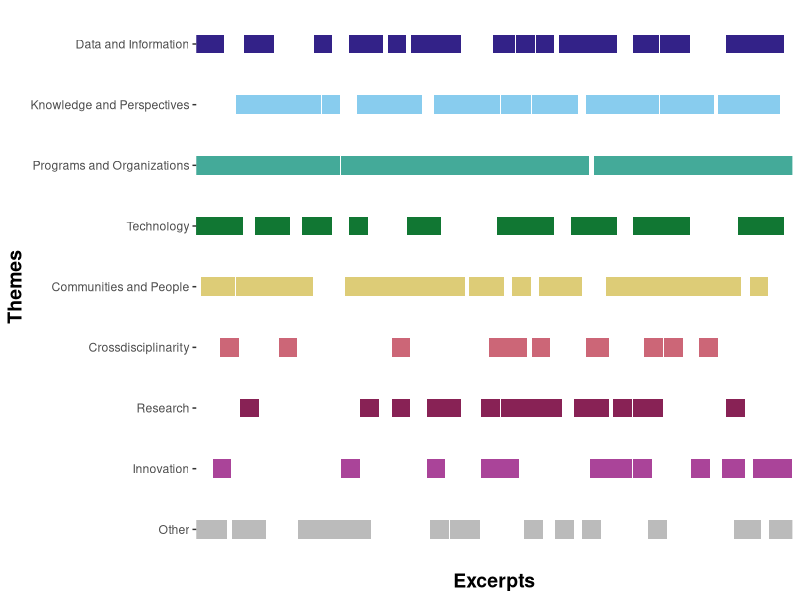

Write R code to recreate this figure.
##load packages
library(readr)
library(tidyverse)
library(data.table)
library(ggplot2)
library(ggthemes)


##import data
themedata <- read_csv("IH_ThemesQuant.csv", 
                      col_types = cols(DataAndInfo = col_number(), 
                                       KnowledgeAndPerspective = col_number(), 
                                       ProgramAndOrganization = col_number(), 
                                       Technology = col_number(), 
                                       CommunitiesAndPeople = col_number(), 
                                       Crossdisciplinarity = col_number(), 
                                       Research = col_number(),
                                       Innovation = col_number(), 
                                       Other = col_number()))

##replace NAs with 0
themedata[is.na(themedata)] <- 0


##pivot our data to create a new 'theme' variable
themedatalong <- themedata %>% pivot_longer(cols=c('DataAndInfo', 
                                  'KnowledgeAndPerspective',
                                  'ProgramAndOrganization',
                                  'Technology',
                                  'CommunitiesAndPeople',
                                  'Crossdisciplinarity',
                                  'Research',
                                  'Innovation',
                                  'Other'),
                    names_to='Theme',
                    values_to='Present') 

##subset data so we can plot only those themes present in a given quote
themedatalong <- subset(themedatalong, Present == 1)

##rename 
themedatalong <- themedatalong |>
  mutate(across('Theme', str_replace, 'DataAndInfo', 'Data and Information'),
         across('Theme', str_replace, 'KnowledgeAndPerspective', 'Knowledge and Perspectives'),
         across('Theme', str_replace, 'ProgramAndOrganization', 'Programs and Organizations'),
         across('Theme', str_replace, 'CommunitiesAndPeople', 'Communities and People')
         )
  


##define the colours we want for our themes
##using Tol's accessible palette: https://personal.sron.nl/~pault/#sec:qualitative 
choosecolours <- c("#332288","#88CCEE","#44AA99", "#117733", "#DDCC77", "#CC6677", "#882255","#AA4499","#BBBBBB")

##greyscale option
#choosecolours <- c("#333333","#575757","#6E6E6E", "#818181", "#919191", "#9F9F9F", "#ABABAB","#B7B7B7","#C2C2C2")

##make our plot
p <- ggplot(themedatalong, aes(x=Quote,
                           y=factor(Theme, level=c('Other',
                                                   'Innovation',
                                                   'Research',
                                                   'Crossdisciplinarity',
                                                   'Communities and People',
                                                   'Technology',
                                                   'Programs and Organizations',
                                                   'Knowledge and Perspectives',
                                                   'Data and Information'
                                                   )),
                           color = Theme)
       ) +
  geom_point(size = 6, shape=15) +
  scale_color_manual(breaks = c('Data and Information', 
                                'Knowledge and Perspectives',
                                'Programs and Organizations',
                                'Technology',
                                'Communities and People',
                                'Crossdisciplinarity',
                                'Research',
                                'Innovation',
                                'Other'),
                     values = choosecolours) +
  theme(axis.text.x=element_blank(), 
        axis.ticks.x=element_blank(),
        legend.position = "none",
        axis.title.x = element_text(size=14, face="bold"),
        axis.title.y = element_text(size=14, face="bold"),
        panel.grid.major = element_blank(),
        panel.grid.minor = element_blank(),
        panel.background = element_blank()) + 
  ylab("Themes") +
  xlab("Excerpts") 

p
